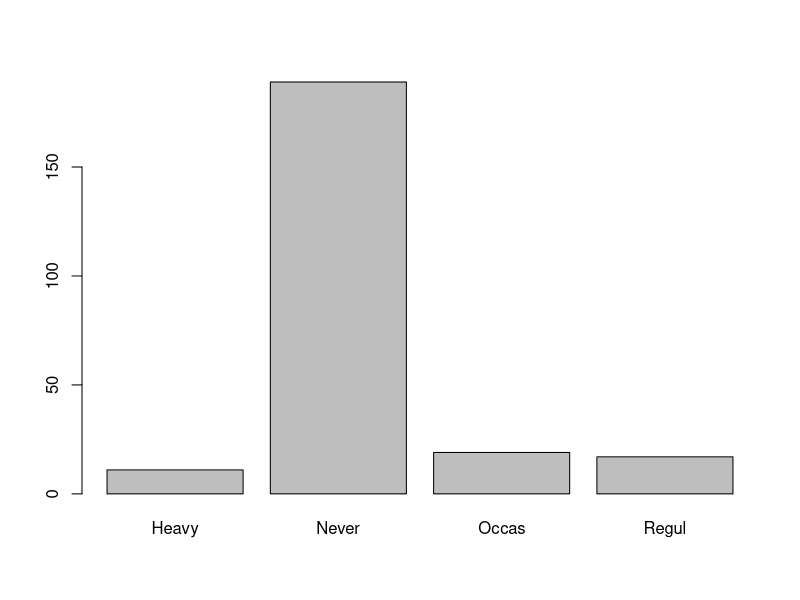
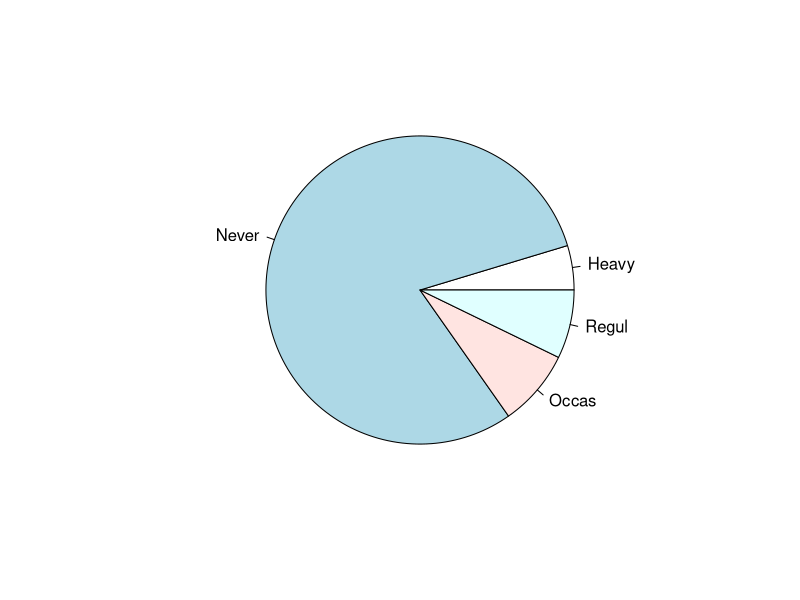
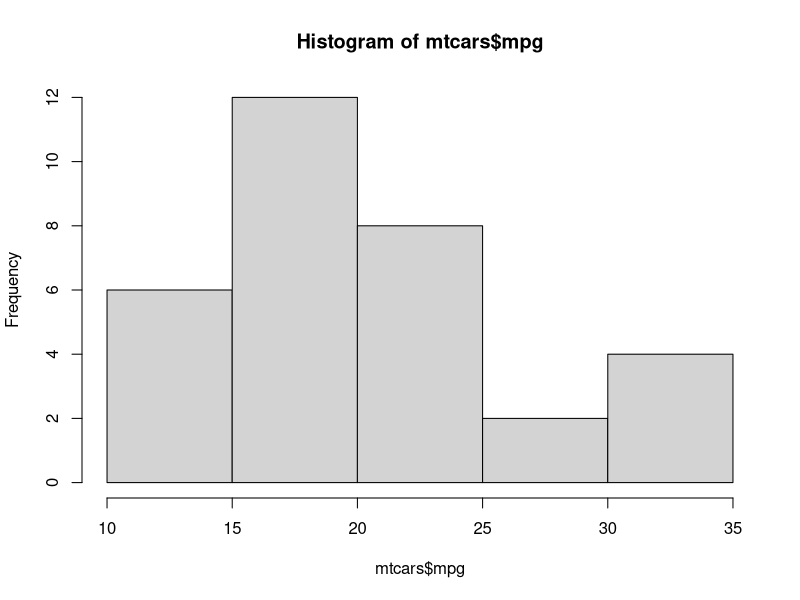
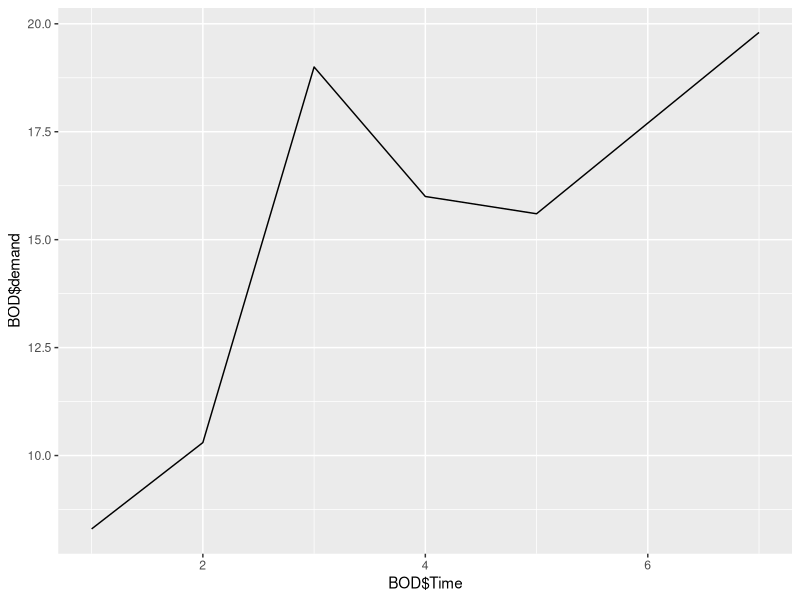

Source code (R) for these figures, in order:
# R기반 통계학 p27
# 대수학: 복잡핚 일상의 사건들을 수학적 공식으로 단숚화해서 설명하고자 핚 수학분야
# 대수학 관점의 공분산과 상관계수
# y = wx + b, x:독립변수(설명변수), y:종속변수, b: 초기값
# 인과 관계 있음
# 다중선형대수식: 변량이 2개 이상

# R기반 통계학 p28
# 특성공학 ex) items을 descartes 공간좌표에 옮기는 방법

# 벡터의 내적
# cov(x,y); mean = 0 ~ |X||Y|cos(theta)
# |x|, |y|: 표준편차
# cov(x,y)
# -------- = cos(theta) = r (-1 <= r <= 1)
# |x||y|
# theta를 보고 데이터의 상관관계를 유추 할 수 있다.

# 질적 Data
library(MASS)
data(survey)
table(survey$Smoke)
# Heavy Never Occas Regul 
# 11   189    19    17 
smoke <- table(survey$Smoke)
barplot(smoke)
pie(smoke)
table(survey$Sex,survey$Smoke)

# 양적 Data
hist(mtcars$mpg)
stem(mtcars$hp)
# > stem(mtcars$hp)
# 
# The decimal point is 2 digit(s) to the right of the |
#   
#   0 | 5677799
# 1 | 0011111122
# 1 | 55888888
# 2 | 123
# 2 | 556
# 3 | 4

library(ggplot2)
ggplot(BOD, aes(x=BOD$Time, y=BOD$demand)) + geom_line()



